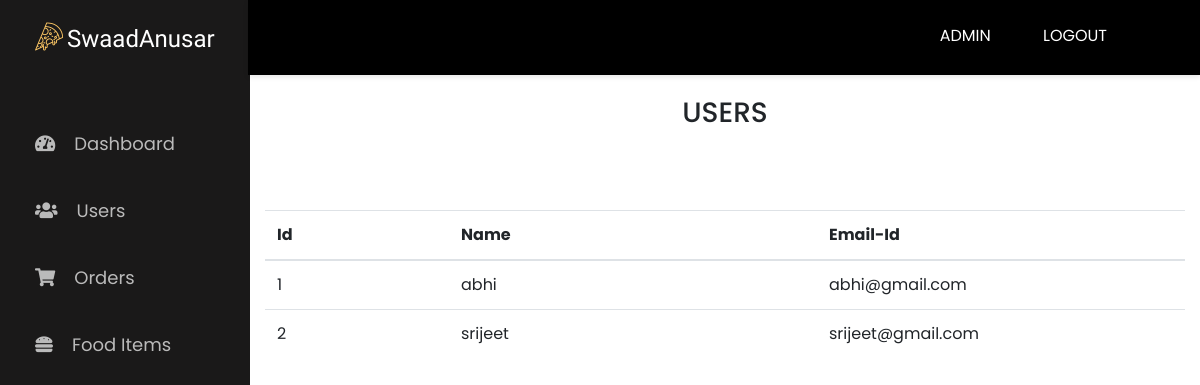
Page /Admins/users.php on the earlier database version.
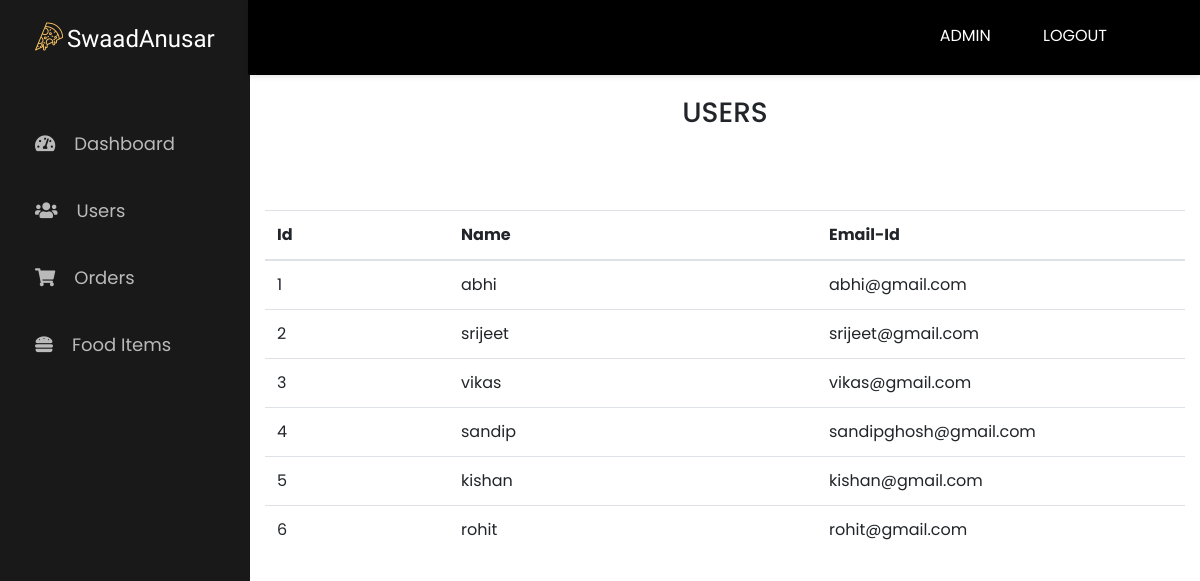
Same page on the later database version.
### tables this page shows
CREATE TABLE `users` (
  `id` int(11) NOT NULL,
  `name` varchar(200) NOT NULL,
  `email` varchar(200) NOT NULL,
  `password` varchar(200) NOT NULL
);

### Admins/users.php (the view, shortened to what this page needs)
<?php
include('includes/header.php');
include('connection.php');
?>
<main class="maincontent">
	 <div class="container box">
		<h3 align="center">USERS</h3>
		<br />
	    <br /><br />
	    <table id="user_data" class="table table-hover">
	     <thead>
	      <tr>
	       <th width="20%">Id</th>
         <th width="40%">Name</th>
         <th width="40%">Email-Id</th>
	      </tr>
	     </thead>
	     <tbody>
	     	<?php
                $sql = "SELECT * from users order by id";
                $result = mysqli_query($connect, $sql);
                while($row = mysqli_fetch_assoc($result))
                {
                	echo '
                <tr>
                	<td>'.$row["id"].'</td>
                	<td>'.$row["name"].'</td>
                	<td>'.$row["email"].'</td>
                </tr>
                ';
   	            }
	     	?>
	     </tbody>
	    </table>
		</div>
</main>
<?php
include('includes/footer.php');
?>

### Admins/includes/header.php (shortened to what this page needs)
<!DOCTYPE html>
<html>
<head>
    <link rel="stylesheet" href="https://use.fontawesome.com/releases/v5.8.1/css/all.css">
    <link rel="stylesheet" href="./css/bootstrap.css">
    <link rel="stylesheet" href="./css/bootstrap.min.css">
    <link rel="stylesheet" href="./css/flaticon.css">
    <link rel="stylesheet" href="./css/open-iconic-bootstrap.min.css">
    <link rel="stylesheet" href="./css/ionicons.min.css">
    <link rel="stylesheet" href="./css/icomoon.css">
    <link rel="stylesheet" href="./css/main.css">
</head>
<body>
<div class="container-fluid">
    <div class="row">
        <div class="col-md-3">
            <?php
            include('includes/sidenav.php');
            ?>
        </div>
        <div class="col-md-9">
            <header class="header-desktop">
                <div class="section__content section__content--p30">
                    <div class="container-fluid my-4">
                        <div class="header-wrap col-md-12 row mt-auto mb-auto">
                            <div class="content ml-auto mr-5">
                                <a class="js-acc-btn admin" href="home.php">ADMIN</a>
                                <a class="js-acc-btn pl-5 admin" href="login.php">LOGOUT</a>
                            </div>
                        </div>
                    </div>
                </div>
            </header>
        </div>
    </div>
</div>

### Admins/includes/sidenav.php
<aside class="menu-sidebar d-block">
    <div class="logo">
        <a class="navbar-brand" href="index.php"><span class="flaticon-pizza-1 mr-1"></span>SwaadAnusar</a>
    </div>
    <div class="menu-sidebar__content js-scrollbar1">
        <nav class="navbar-sidebar">
            <ul class="list-unstyled navbar__list">
                <li class="active has-sub">
                    <a class="js-arrow" href="index.php">
                        <i class="fas fa-tachometer-alt"></i>Dashboard</a>
                </li>
                <li>
                    <a href="users.php">
                        <i class="fas fa-users"></i>Users</a>
                </li>
                <li>
                    <a href="orders.php">
                        <i class="fas fa-shopping-cart"></i>Orders</a>
                </li>
                <li>
                    <a href="items.php">
                        <i class="fas fa-hamburger"></i>Food Items</a>
                </li>
            </ul>
        </nav>
    </div>
</aside>

### Admins/includes/footer.php (shortened to what this page needs)
</body>
</html>

### Admins/css/main.css (style rules this page uses)
body { font-family: "Poppins", Arial, sans-serif; }
body { overflow-x: hidden; }
.menu-sidebar { width: 250px; position: fixed; left: 0; top: 0; bottom: 0; background: #1a1919; overflow-y: auto; }
.menu-sidebar .logo { background: #black; height: 75px; padding: 0 35px; display: -webkit-box; display: -webkit-flex; display: -moz-box; display: -ms-flexbox; display: flex; -webkit-box-align: center; -webkit-align-items: center; -moz-box-align: center; -ms-flex-align: center; align-items: center; border-right: 1px solid #e5e5e5; position: relative; z-index: 3; }
.menu-sidebar__content { position: relative; height: -webkit-calc(100vh - 75px); height: -moz-calc(100vh - 75px); height: calc(100vh - 75px); }
.navbar-brand { color: #fff; font-size: 24px; font-family: "Josefin Sans", Arial, sans-serif; }
.navbar-brand span { color: #fac564; font-size: 28px; }
.navbar-sidebar { padding: 35px; padding-bottom: 0; }
.navbar-sidebar .navbar__list li a { display: block; color: rgba(255, 255, 255, 0.7); font-size: 18px; padding: 20px 0; }
.navbar-sidebar .navbar__list li a i { margin-right: 19px; }
.header-desktop { background: black; -webkit-box-shadow: 0px 2px 5px 0px rgba(0, 0, 0, 0.1); -moz-box-shadow: 0px 2px 5px 0px rgba(0, 0, 0, 0.1); box-shadow: 0px 2px 5px 0px rgba(0, 0, 0, 0.1); position: fixed; top: 0; right: 0; left: 248px; height: 75px; z-index: 3; }
a.admin { color: white; }
.maincontent { margin:75px 0px 0px 250px; padding-top: 20px; }

Differences in the rows shown:
added users: id "3", name "vikas", email "vikas@gmail.com"
added users: id "4", name "sandip", email "sandipghosh@gmail.com"
added users: id "5", name "kishan", email "kishan@gmail.com"
added users: id "6", name "rohit", email "rohit@gmail.com"
